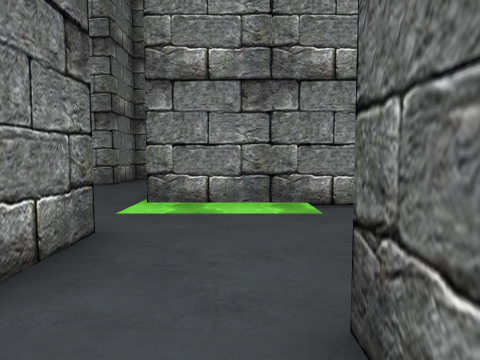
View 1 (above)

24 first-person views from a walk through a Unity game level. The camera is 1.5 m above the floor, tilts 4° down and sees 70° across. The floor is counted in squares, 2 m on a side. Each view is taken from the middle of a square. On the plan, view 1 faces up. The plan holds only what a view shows up to about 11 squares ahead; the rest is blank. The place goes on beyond the plan. The player is left out. Some animated figures are left out. Some surface patterns are stand-ins.

View 2
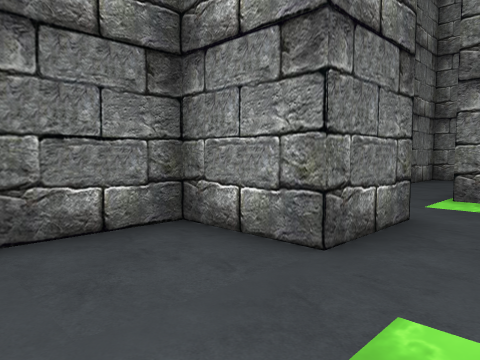

View 3
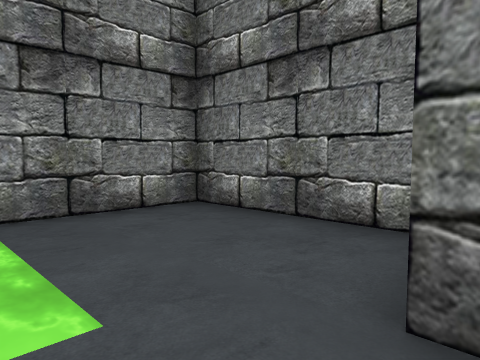

View 4
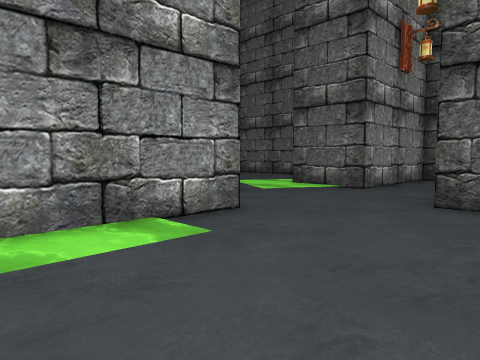

View 5
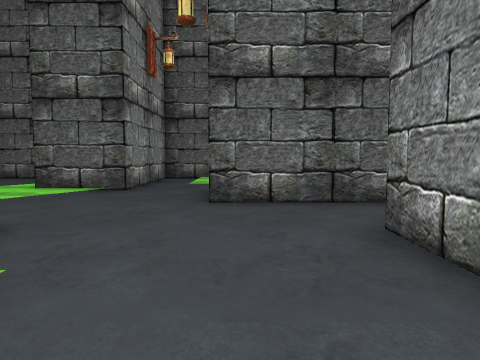

View 6
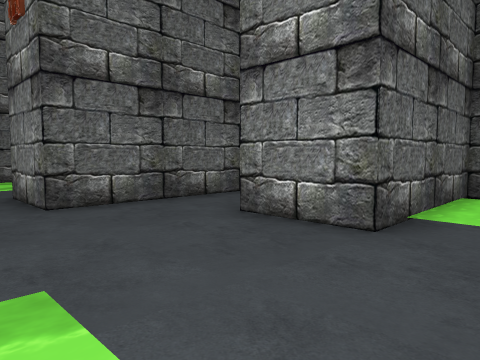

View 7
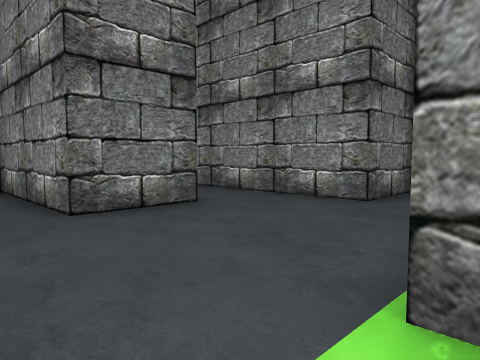

View 8
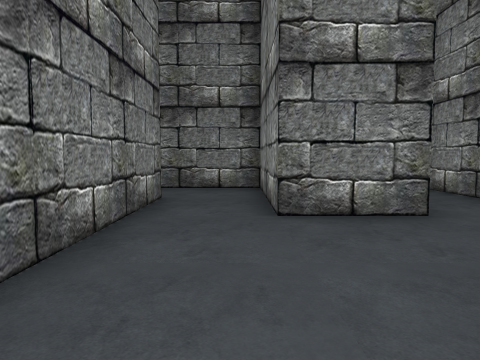

View 9
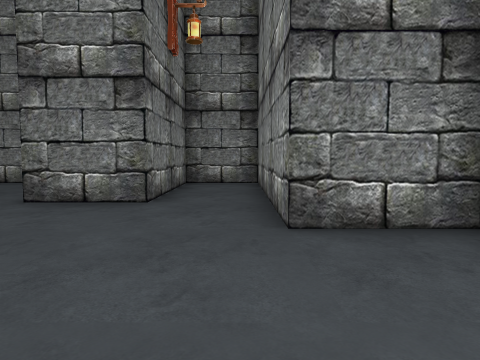

View 10
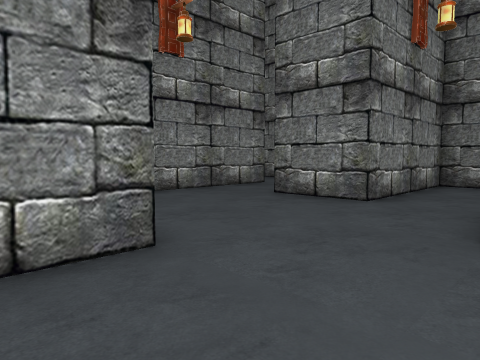

View 11
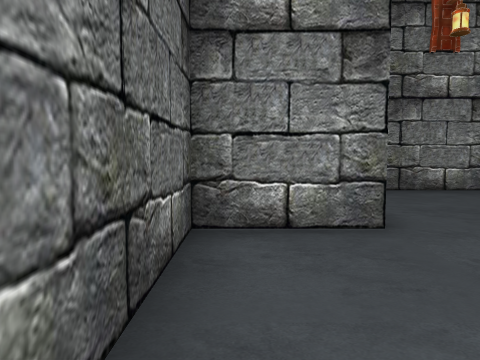

View 12
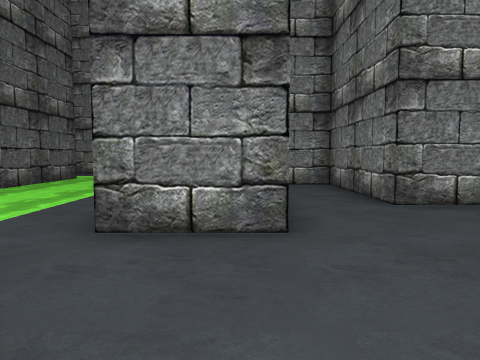

View 13
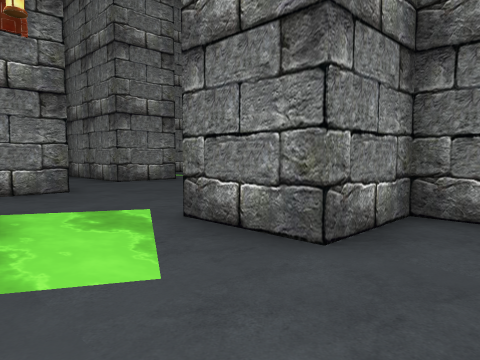

View 14
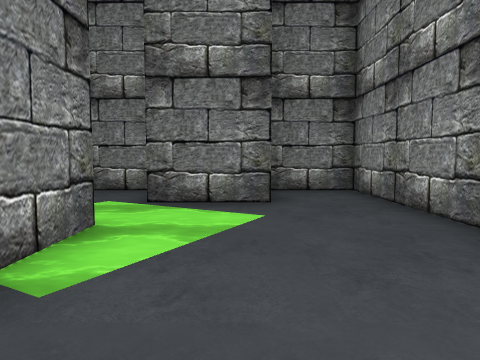

View 15
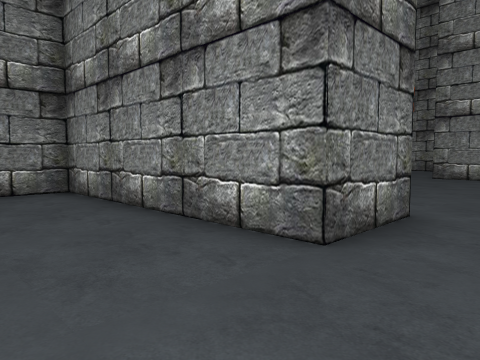

View 16
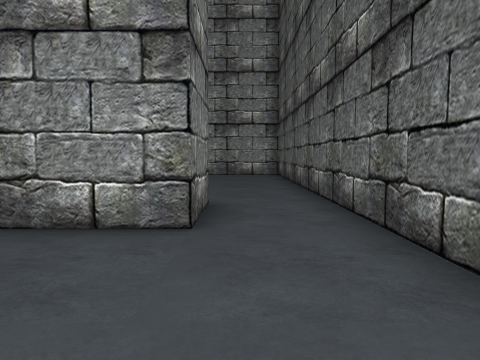

View 17
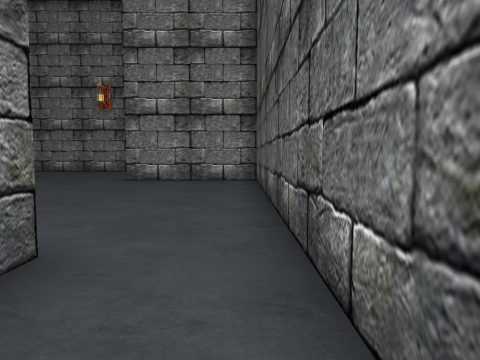

View 18
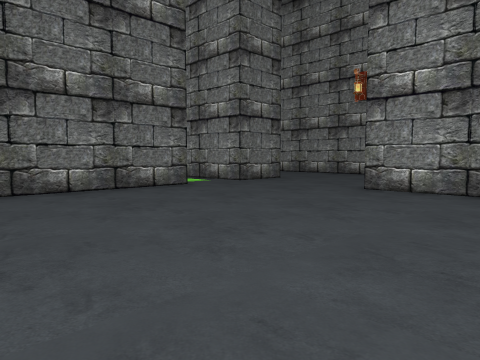

View 19
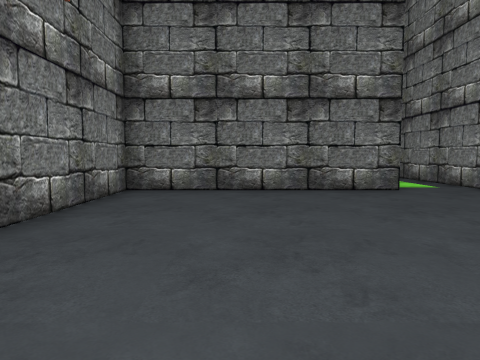

View 20
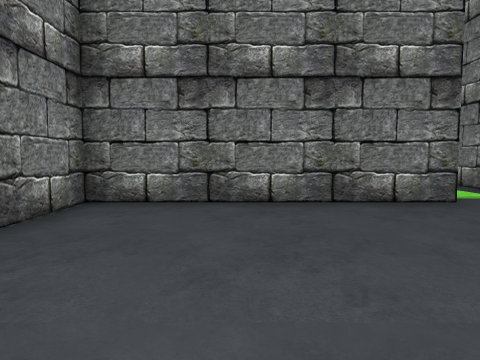

View 21
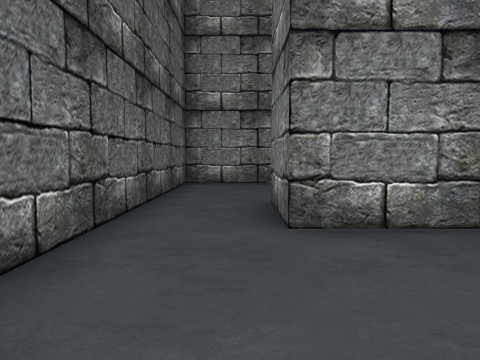

View 22
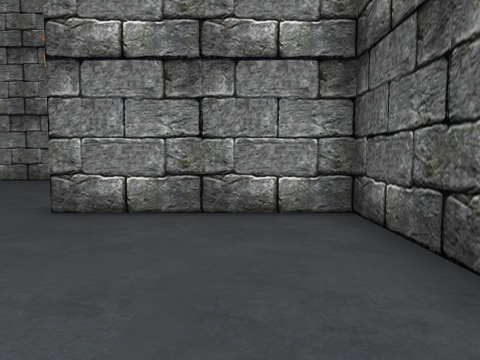

View 23
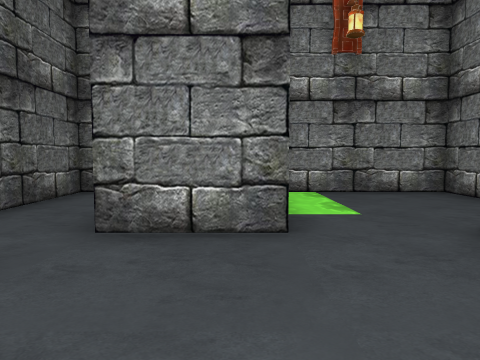

View 24
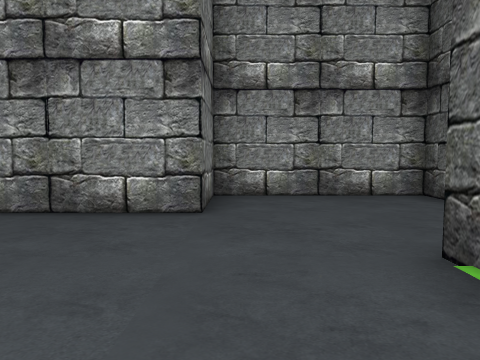

### Floor plan
Ten units are one square. View 1 is at (0, 0); x grows to the right and y downward. Boxes are objects, and circles mark ways between rooms. Rooms are numbered by the first view taken in them; rooms with no view inside come last. Other rooms are left out.
<svg viewBox="-100 -226 210 256">
<path fill="none" stroke="#000" d="M-15 -15 -35 -15 -35 25 5 25 5 -5M25 -55 -5 -55M5 -5 5 -15 25 -15 25 25 45 25 45 -35 65 -35M25 -70 25 -58M-15 -35 -15 -15M75 -55 65 -55 65 -65M-15 -70 -15 -75 5 -75 5 -115 -35 -115 -35 -95 -95 -95 -95 -75 -55 -75 -55 -55 -75 -55M-5 -55 -15 -55M-75 -35 -30 -35M65 -65 65 -75 105 -75 105 -115M85 -115 25 -115 25 -95 45 -95 45 -75M25 -196 25 -135 85 -135 85 -115M25 -221 25 -215 5 -215M105 -115 105 -215 65 -215M-75 -55 -95 -55 -95 -22"/>
<circle cx="-5" cy="-10" r="3" fill="#2a7"/>
<circle cx="-15" cy="-45" r="3" fill="#2a7"/>
<circle cx="55" cy="-70" r="3" fill="#2a7"/>
<circle cx="-65" cy="-45" r="3" fill="#2a7"/>
<circle cx="95" cy="-125" r="3" fill="#2a7"/>
<text x="-20" y="10">1</text>
<text x="30" y="-30">2</text>
<text x="-40" y="-70">3</text>
<text x="70" y="-90">4</text>
<text x="60" y="-180">5</text>
<text x="-90" y="-40">6</text>
</svg>
Room 1 opens to room 2. Room 2 opens to room 3. Room 2 opens to room 4. Room 3 opens to room 6. Room 4 opens to room 5.

Where each view was taken, in squares from view 1:
view 1: 0 up, 0 right, facing up
view 2: 1 down, 0 right, facing up-left
view 3: 2 up, 0 right, facing down-left
view 4: 2 up, 1 left, facing up-right
view 5: 3 up, 1 left, facing right
view 6: 5 up, 1 left, facing down-right
view 7: 4 up, 1 left, facing up-left
view 8: 5 up, 1 left, facing left
view 9: 9 up, 0 right, facing left
view 10: 10 up, 0 right, facing down-left
view 11: 11 up, 0 right, facing down
view 12: 7 up, 5 right, facing down
view 13: 11 up, 7 right, facing down-left
view 14: 9 up, 10 right, facing left
view 15: 9 up, 10 right, facing up-left
view 16: 8 up, 9 right, facing up
view 17: 11 up, 10 right, facing up
view 18: 14 up, 10 right, facing up-left
view 19: 16 up, 10 right, facing left
view 20: 16 up, 8 right, facing left
view 21: 17 up, 9 right, facing down
view 22: 17 up, 9 right, facing up
view 23: 5 up, 1 right, facing down
view 24: 5 up, 3 left, facing up
